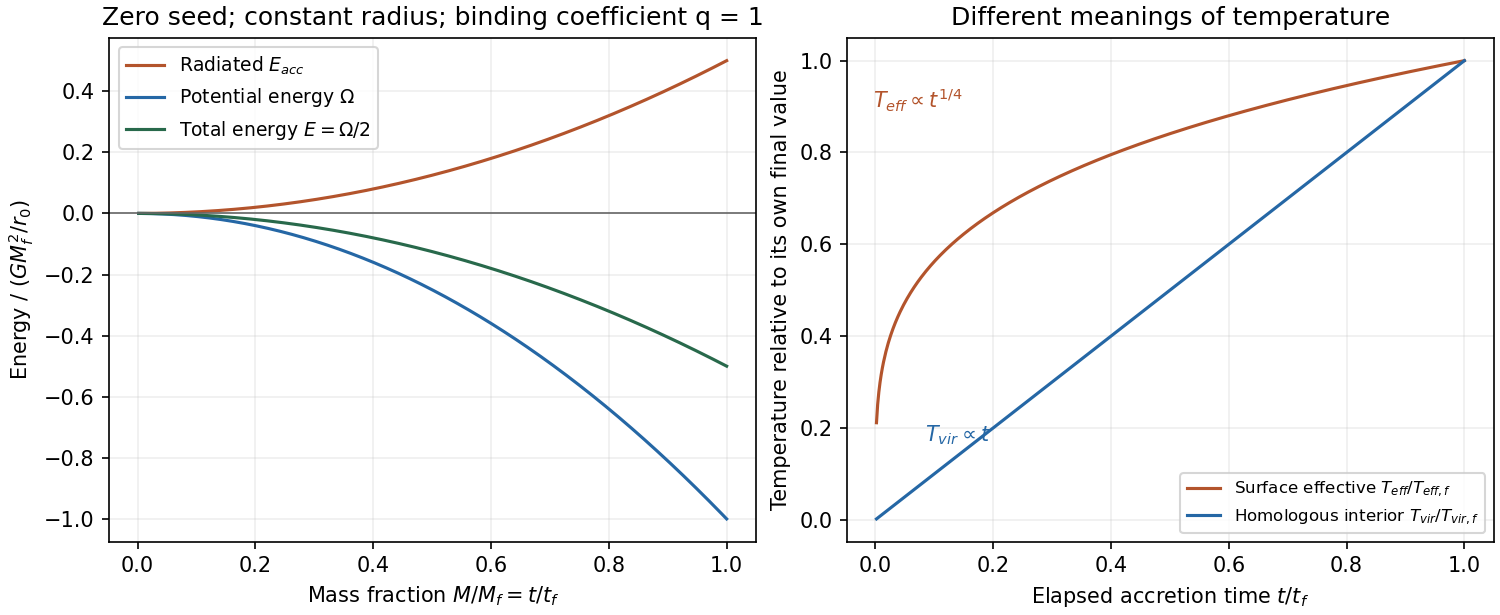

Write the Python code that produced this figure.
"""Original ideal constant-radius accretion scalings; Python3.14,NumPy,Matplotlib; output cwd."""
import numpy as np
import matplotlib
matplotlib.use('Agg')
import matplotlib.pyplot as plt
x=np.linspace(.002,1,500)
fig,axs=plt.subplots(1,2,figsize=(10,4.1),facecolor='white',layout='constrained')
a=axs[0]
a.plot(x,x*x/2,label=r'Radiated $E_{acc}$',color='#b3542c')
a.plot(x,-x*x,label=r'Potential energy $\Omega$',color='#2567a5')
a.plot(x,-x*x/2,label=r'Total energy $E=\Omega/2$',color='#28694b')
a.set(xlabel=r'Mass fraction $M/M_f=t/t_f$',ylabel=r'Energy / $(GM_f^2/r_0)$',title='Zero seed; constant radius; binding coefficient q = 1')
a.axhline(0,color='.4',lw=.8);a.legend(fontsize=9);a.grid(alpha=.2)
b=axs[1];b.plot(x,x**.25,color='#b3542c',label=r'Surface effective $T_{eff}/T_{eff,f}$')
b.plot(x,x,color='#2567a5',label=r'Homologous interior $T_{vir}/T_{vir,f}$')
b.set(xlabel=r'Elapsed accretion time $t/t_f$',ylabel='Temperature relative to its own final value',title='Different meanings of temperature')
b.legend(fontsize=8,loc='lower right');b.grid(alpha=.2)
b.text(.04,.86,r'$T_{eff}\propto t^{1/4}$',transform=b.transAxes,color='#b3542c')
b.text(.12,.2,r'$T_{vir}\propto t$',transform=b.transAxes,color='#2567a5')
fig.savefig('paper-1-accretion-energy-temperature.png',dpi=150,facecolor='white');plt.close(fig)
